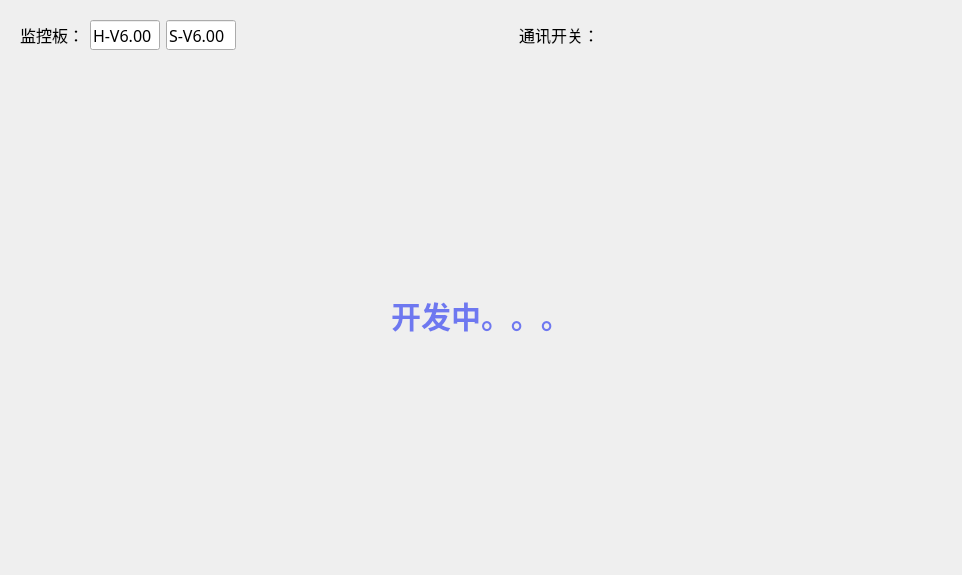
<?xml version="1.0" encoding="UTF-8"?>
<ui version="4.0">
 <class>keyLampInterface</class>
 <widget class="QWidget" name="keyLampInterface">
  <property name="geometry">
   <rect>
    <x>0</x>
    <y>0</y>
    <width>962</width>
    <height>575</height>
   </rect>
  </property>
  <property name="minimumSize">
   <size>
    <width>962</width>
    <height>575</height>
   </size>
  </property>
  <property name="maximumSize">
   <size>
    <width>962</width>
    <height>603</height>
   </size>
  </property>
  <property name="windowTitle">
   <string>Form</string>
  </property>
  <property name="styleSheet">
   <string notr="true">QWidget {
	font-size: 16px;
	font-family: Microsoft YaHei;
	color: black;
}
</string>
  </property>
  <layout class="QVBoxLayout" name="verticalLayout_2" stretch="0,1">
   <property name="leftMargin">
    <number>20</number>
   </property>
   <property name="topMargin">
    <number>20</number>
   </property>
   <property name="rightMargin">
    <number>20</number>
   </property>
   <property name="bottomMargin">
    <number>0</number>
   </property>
   <item>
    <layout class="QHBoxLayout" name="horizontalLayout">
     <item>
      <widget class="QLabel" name="label_32">
       <property name="styleSheet">
        <string notr="true"/>
       </property>
       <property name="text">
        <string>监控板：</string>
       </property>
      </widget>
     </item>
     <item>
      <widget class="QLineEdit" name="lineEdit_monitorBoard_hardVer">
       <property name="minimumSize">
        <size>
         <width>70</width>
         <height>30</height>
        </size>
       </property>
       <property name="maximumSize">
        <size>
         <width>70</width>
         <height>16777215</height>
        </size>
       </property>
       <property name="text">
        <string>H-V6.00</string>
       </property>
      </widget>
     </item>
     <item>
      <widget class="QLineEdit" name="lineEdit_monitorBoard_softVer">
       <property name="minimumSize">
        <size>
         <width>70</width>
         <height>30</height>
        </size>
       </property>
       <property name="maximumSize">
        <size>
         <width>70</width>
         <height>16777215</height>
        </size>
       </property>
       <property name="text">
        <string>S-V6.00</string>
       </property>
      </widget>
     </item>
     <item>
      <spacer name="horizontalSpacer">
       <property name="orientation">
        <enum>Qt::Horizontal</enum>
       </property>
       <property name="sizeHint" stdset="0">
        <size>
         <width>40</width>
         <height>20</height>
        </size>
       </property>
      </spacer>
     </item>
     <item>
      <widget class="QLabel" name="label_3">
       <property name="text">
        <string>通讯开关：</string>
       </property>
      </widget>
     </item>
     <item>
      <widget class="CustomSwitchButton" name="comSwitchBtn_monitorBoard" native="true">
       <property name="minimumSize">
        <size>
         <width>60</width>
         <height>30</height>
        </size>
       </property>
       <property name="maximumSize">
        <size>
         <width>60</width>
         <height>30</height>
        </size>
       </property>
      </widget>
     </item>
     <item>
      <spacer name="horizontalSpacer_2">
       <property name="orientation">
        <enum>Qt::Horizontal</enum>
       </property>
       <property name="sizeHint" stdset="0">
        <size>
         <width>40</width>
         <height>20</height>
        </size>
       </property>
      </spacer>
     </item>
    </layout>
   </item>
   <item>
    <widget class="QWidget" name="widget_center" native="true">
     <property name="styleSheet">
      <string notr="true">QPushButton{
	border: 1px solid rgb(51, 204, 255);
	border-radius: 5px;
	background: qlineargradient(spread:pad, x1:0, y1:0, x2:0, y2:1, stop:0 rgba(234, 255, 255, 200), stop:1 rgba(253, 231, 231, 150));
	color: rgb(0, 51, 102);
}
QPushButton:hover{
	border: 1px solid rgb(51, 204, 255);
	border-radius: 5px;
	background: qlineargradient(spread:pad, x1:0, y1:0, x2:0, y2:1, stop:0 rgba(234, 255, 255, 255), stop:1 rgba(253, 231, 231, 255));
}
QPushButton:pressed{
	border: 1px solid rgb(51, 204, 255);
	border-radius: 5px;
	background: qlineargradient(spread:pad, x1:0, y1:0, x2:0, y2:1, stop:0 rgba(214, 235, 235, 200), stop:1 rgba(243, 211, 211, 150));
}
QPushButton:checked{
	border: 1px solid rgb(0, 224, 0);
	border-radius: 5px;
	background: rgba(153, 255, 204, 100);
}

QGroupBox{
	border: 1px solid rgb(28, 134, 238);
	border-radius: 4px;
	margin-top: 0.5em;
}
QGroupBox::title{
    subcontrol-origin: margin;
    subcontrol-position: top left;
    left: 1em;
}
</string>
     </property>
     <layout class="QVBoxLayout" name="verticalLayout">
      <property name="spacing">
       <number>0</number>
      </property>
      <property name="leftMargin">
       <number>0</number>
      </property>
      <property name="topMargin">
       <number>0</number>
      </property>
      <property name="rightMargin">
       <number>0</number>
      </property>
      <property name="bottomMargin">
       <number>0</number>
      </property>
      <item>
       <spacer name="verticalSpacer_2">
        <property name="orientation">
         <enum>Qt::Vertical</enum>
        </property>
        <property name="sizeHint" stdset="0">
         <size>
          <width>20</width>
          <height>321</height>
         </size>
        </property>
       </spacer>
      </item>
      <item>
       <widget class="QLabel" name="label">
        <property name="styleSheet">
         <string notr="true">font-size: 30px;
font-weight: 600;
color: rgb(110, 120, 240);</string>
        </property>
        <property name="text">
         <string>开发中。。。</string>
        </property>
        <property name="alignment">
         <set>Qt::AlignCenter</set>
        </property>
       </widget>
      </item>
      <item>
       <spacer name="verticalSpacer">
        <property name="orientation">
         <enum>Qt::Vertical</enum>
        </property>
        <property name="sizeHint" stdset="0">
         <size>
          <width>20</width>
          <height>321</height>
         </size>
        </property>
       </spacer>
      </item>
     </layout>
    </widget>
   </item>
  </layout>
 </widget>
 <customwidgets>
  <customwidget>
   <class>CustomSwitchButton</class>
   <extends>QWidget</extends>
   <header>interface/commonItem/customswitchbutton.h</header>
   <container>1</container>
  </customwidget>
 </customwidgets>
 <resources/>
 <connections/>
</ui>
